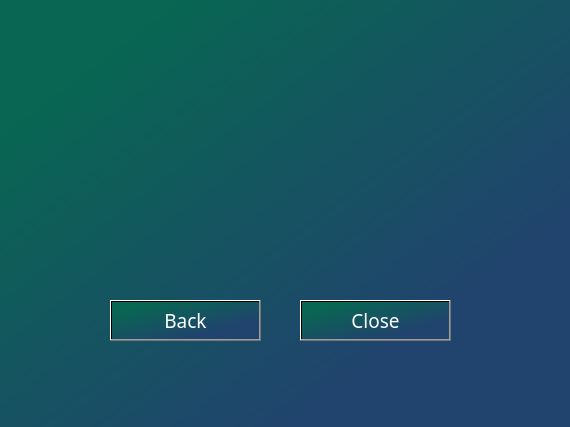
<?xml version="1.0" encoding="UTF-8"?>
<ui version="4.0">
 <class>Result</class>
 <widget class="QWidget" name="Result">
  <property name="geometry">
   <rect>
    <x>0</x>
    <y>0</y>
    <width>570</width>
    <height>427</height>
   </rect>
  </property>
  <property name="font">
   <font>
    <family>Jokerman</family>
    <pointsize>14</pointsize>
   </font>
  </property>
  <property name="windowTitle">
   <string>Result</string>
  </property>
  <property name="styleSheet">
   <string notr="true">background-color: qlineargradient(spread:repeat, x1:0, y1:0, x2:1, y2:1, stop:0.151685 rgba(8, 102, 82, 255), stop:0.747191 rgba(32, 68, 109, 255));</string>
  </property>
  <widget class="QPushButton" name="pushButton_2">
   <property name="geometry">
    <rect>
     <x>300</x>
     <y>300</y>
     <width>151</width>
     <height>41</height>
    </rect>
   </property>
   <property name="font">
    <font>
     <family>Jokerman</family>
     <pointsize>14</pointsize>
    </font>
   </property>
   <property name="cursor">
    <cursorShape>PointingHandCursor</cursorShape>
   </property>
   <property name="styleSheet">
    <string notr="true">color: rgb(255, 255, 255);</string>
   </property>
   <property name="text">
    <string>Close</string>
   </property>
  </widget>
  <widget class="QPushButton" name="pushButton_3">
   <property name="geometry">
    <rect>
     <x>110</x>
     <y>300</y>
     <width>151</width>
     <height>41</height>
    </rect>
   </property>
   <property name="font">
    <font>
     <family>Jokerman</family>
     <pointsize>14</pointsize>
    </font>
   </property>
   <property name="cursor">
    <cursorShape>PointingHandCursor</cursorShape>
   </property>
   <property name="styleSheet">
    <string notr="true">color: rgb(255, 255, 255);</string>
   </property>
   <property name="text">
    <string>Back</string>
   </property>
  </widget>
  <widget class="QLabel" name="label_2">
   <property name="geometry">
    <rect>
     <x>90</x>
     <y>120</y>
     <width>411</width>
     <height>111</height>
    </rect>
   </property>
   <property name="styleSheet">
    <string notr="true">background-color: transparent;
color: rgb(255, 255, 255);</string>
   </property>
   <property name="text">
    <string/>
   </property>
   <property name="alignment">
    <set>Qt::AlignCenter</set>
   </property>
  </widget>
  <widget class="QLabel" name="label">
   <property name="geometry">
    <rect>
     <x>-10</x>
     <y>-40</y>
     <width>331</width>
     <height>501</height>
    </rect>
   </property>
   <property name="styleSheet">
    <string notr="true">background-color: transparent;</string>
   </property>
   <property name="text">
    <string/>
   </property>
  </widget>
  <zorder>label</zorder>
  <zorder>pushButton_2</zorder>
  <zorder>pushButton_3</zorder>
  <zorder>label_2</zorder>
 </widget>
 <resources/>
 <connections/>
</ui>
